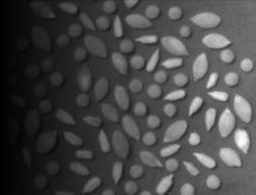
#> input picture lab4/uneven-grain.png, 256 x 195 px, shrunk from 457 x 348 before the run
$ jupyter execute --allow-errors 1.ipynb
#> lines starting #> are read from the running program, lines starting #| are printed output that depends on the picture
[cell 1]
import numpy as np
import matplotlib.pyplot as plt
from skimage import color, io


def egalizare_historagrama(img):
    h, _ = np.histogram(img, 256, (0, 1.000000001), density=True)
    # trebuie sa ii dau limitele de sus si de jos
    # limita de sus trebuie sa fie un pic mai mare decat 1

    # histograma cumulativa:
    H = np.cumsum(h)
    return h, H
# H = functia de transformare

#> (the rest of this cell did not finish here and is left out)

[cell 2]
img = io.imread('../uneven-grain.png')
#> img is the input picture: shape (195, 256, 4); mean R, G, B, A 72.3, 72.3, 72.3, 255


print(np.shape(img)) # output: (348, 457, 4)
#| (195, 256, 4)
Y = img[:,:, 0] / 255.0 # impartim la 255 ca sa fie in intervalul 0, 1

plt.figure(), plt.imshow(img, cmap='gray', vmin = 0, vmax = 1), plt.colorbar(), plt.show()
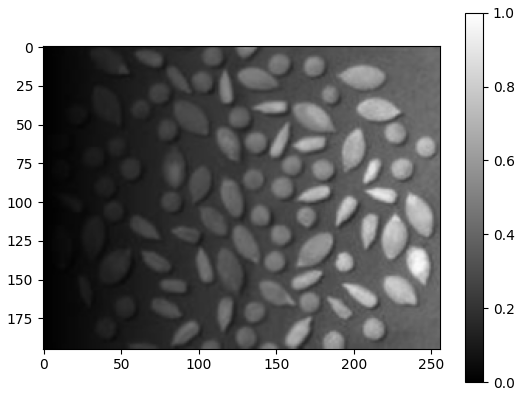
#> figure drawn by matplotlib, 2 panels

[cell 3]
# egalizare de histograma
Ynou, H = egalizare_historagrama(Y)
#> in egalizare_historagrama, `h, _ = np.histogram(img, 256, (0, 1.000000001), density=True)`: h = 256 values, max 2.58 at index 9, min 0 at index 253, mean 1
#> in egalizare_historagrama, `H = np.cumsum(h)`: H = 256 values from 1 to 256
#> Ynou has the same summary as h in egalizare_historagrama; H = 256 values from 1 to 256

#> (the rest of this cell did not finish here and is left out)

[cell 4]
# de ce nu am obtinut rezultatul asteptat? (adica partea din stanga sa se lumineze)
# pt ca am calculat pe toata imaginea => trebuie sa folosim o tehnica adaptiva, prelucrarea mea trebuie sa fie localizata

# Adaptive Histogram Equalization (AHE)
def get_H_HE(img): # sa obtinem H de tranfer din Histogram Equalization(HE)
    h, _ = np.histogram(img, 256, (0, 1.000000001))
    h = h / np.sum(h)  # ca sa normam la 1
    H = np.cumsum(h)
    return H

[cell 5]
[L, C] = np.shape(Y)
#> L = 195; C = 256
Yout = np.zeros((L, C))
W = 5 # de la punctul meu, merg W linii in sus, W linii in jos, la fel pt sus stanga si dreapta
# W = 5 e o fereastra cam mica la o imagine de 400
W = 25
for l in range(W, L - W):
    for c in range(W, C- W):
        ROI = Y[l-W: l+W+1, c-W:c+W+1]# region of interest - pun o fereastra patrata de dimensiune impara, W = dimensiunea lui ROI
        H = get_H_HE(ROI)
        Yout[l, c] = H[np.uint8(255 * Y[l, c])]
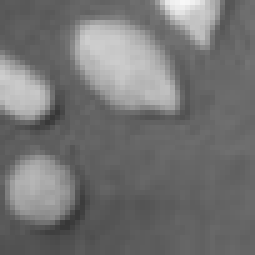
#> ROI: shape (51, 51) float64 (shown 5 times larger); min 0.216, max 0.973, mean 0.454
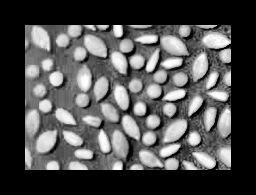
#> Yout: shape (195, 256) float64; min 0, max 1, mean 0.315

plt.figure(), plt.imshow(Yout, cmap='gray', vmin = 0, vmax = 1), plt.colorbar(), plt.show()
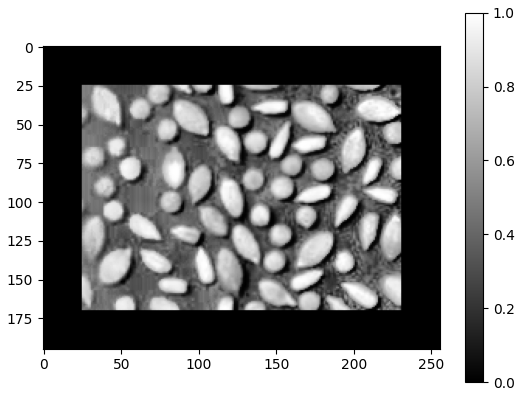
#> figure drawn by matplotlib, 2 panels

[cell 6]
# cum sa bordam imaginea
# !!! convolve2d de la scipy - mode

from scipy import signal

# convolve2d(in1, in2, mode='full', boundary='fill', fillvalue=0)
# in2 = nucleul

kernel = np.zeros((2*W+1, 2*W+1))
kernel[W, W] = 1
Ybordat = signal.convolve2d(Y, kernel, boundary='symm')
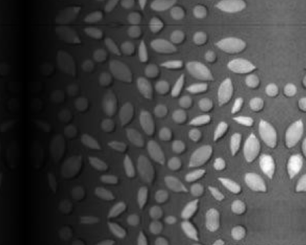
#> Ybordat: shape (245, 306) float64; min 0, max 0.988, mean 0.273

print(np.shape(Y))
#| (195, 256)
print(np.shape(Ybordat))
#| (245, 306)

plt.figure(), plt.imshow(Ybordat, cmap='gray', vmin = 0, vmax = 1), plt.colorbar(), plt.show()
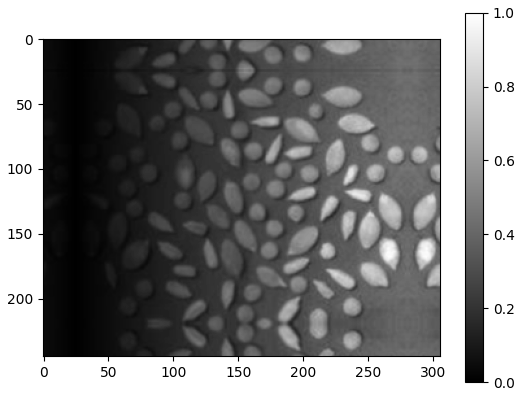
#> figure drawn by matplotlib, 2 panels

[cell 7]
Yout = np.zeros((L, C))
for l in range(0, L):
    for c in range(0, C):
        ROI = Ybordat[l-W+W: l+W+W+1, c-W+W:c+W+W+1]
        H = get_H_HE(ROI)
        Yout[l, c] = H[np.uint8(255 * Y[l, c])]
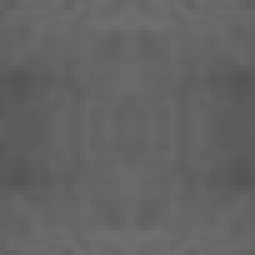
#> ROI: shape (51, 51) float64 (shown 5 times larger); min 0.329, max 0.435, mean 0.391
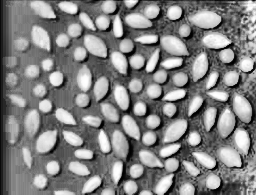
#> Yout: shape (195, 256) float64; min 0.000384, max 1, mean 0.513

plt.figure(), plt.imshow(Yout, cmap='gray', vmin = 0, vmax = 1), plt.colorbar(), plt.show()
# pe margini nu iese prea bine
